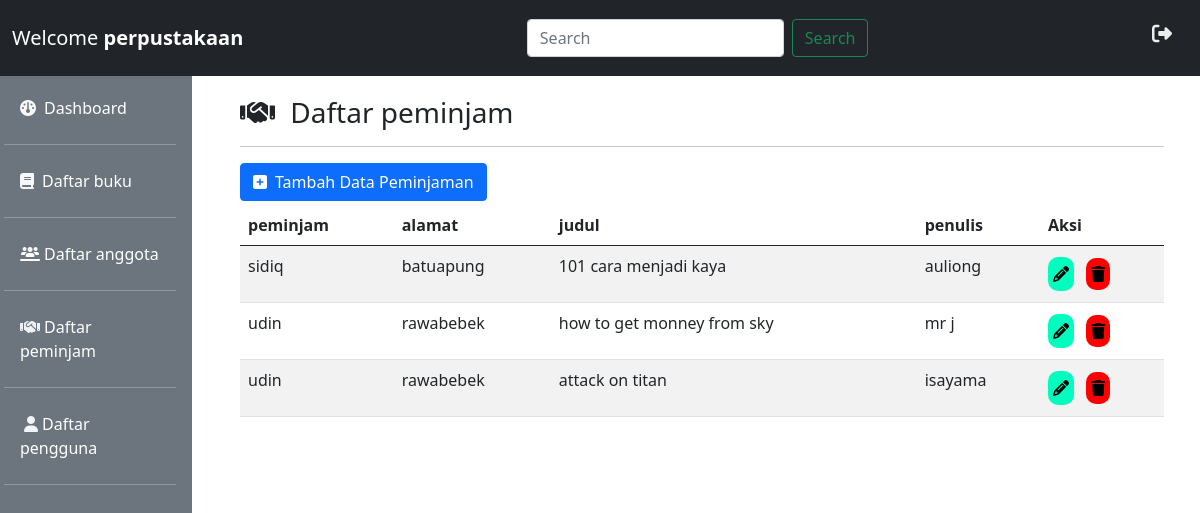
/peminjam.php, run on the app's committed database.
### tables this page shows
CREATE TABLE `peminjaman` (
  `id` int(10) NOT NULL,
  `id_anggota` int(10) NOT NULL,
  `id_buku` int(10) NOT NULL,
  `tanggal_peminjaman` date NOT NULL DEFAULT current_timestamp()
);

CREATE TABLE `anggota` (
  `id` int(10) NOT NULL,
  `Nama` varchar(30) NOT NULL,
  `alamat` varchar(30) NOT NULL,
  `no_telepon` varchar(20) NOT NULL
);

CREATE TABLE `book` (
  `id` int(10) NOT NULL,
  `judul` varchar(30) NOT NULL,
  `penulis` varchar(30) NOT NULL,
  `tahun` year(4) NOT NULL
);

### peminjam.php (the view, shortened to what this page needs)
<!doctype html>
<html lang="en">
  <head>
    <link href="https://cdn.jsdelivr.net/npm/bootstrap@5.0.2/dist/css/bootstrap.min.css" rel="stylesheet">
    <link rel="stylesheet" href="admin.css">
    <link rel="stylesheet" href="asset/fontawesome-free-6.4.2-web/fontawesome-free-6.4.2-web/css/all.min.css">
  </head>
  <body>
     <?php
      include 'header.php';
      ?>
      <?php
      include 'sidenav.php';
      ?>
        <div class="col-md-10 p-5 full-height ">
            <h3>
                <i class="fa-solid fa-handshake me-2"></i> Daftar peminjam</h3><hr>
                <a href="input.php?tambah_peminjam" class="btn btn-primary mb-1"><i class="fas fa-plus-square me-2"></i>Tambah Data Peminjaman</a>
                <table class="table table-striped">
                <thead>
                    <tr>
                    <th scope="col">peminjam</th>
                    <th scope="col">alamat</th>
                    <th scope="col">judul</th>
                    <th scope="col">penulis</th>
                    <th scope="col">Aksi</th>
                    </tr>
                </thead>
                <tbody>
                <?php
                        include "connection.php";
                        $query = "SELECT
                        peminjaman.id,
                        anggota.Nama AS nama,
                        anggota.alamat AS alamat,
                        book.judul AS judul,
                        book.penulis AS penulis
                    FROM
                        peminjaman
                    INNER JOIN anggota ON peminjaman.id_anggota = anggota.id
                    INNER JOIN book ON peminjaman.id_buku = book.id;";
                        $result = mysqli_query($connect,$query);
                        while($tampil = mysqli_fetch_assoc($result)){
                    echo "<tr>";
                    echo "<td>".$tampil['nama']."</td>";
                    echo "<td>".$tampil['alamat']."</td>";
                    echo "<td>".$tampil['judul']."</td>";
                    echo "<td>".$tampil['penulis']."</td>";
                    echo "<td>
                        <a class='me-2 edit link-light' href=\"input.php?ubah_peminjam=$tampil[id]\"  type=\"button\">
                        <i class='fa fa-pencil' aria-hidden=\"true\"></i>
                        </a>
                        <a href=\"processing.php?delet_peminjam=$tampil[id]\" class='delete link-light' onClick=\"return confirm('anda yakin???')\">
                        <i class=\"fa fa-trash\"></i>
                        </a>
                    </td>";
                    echo "</tr>";
                    }
                    ?>
                </tbody>
                </table>
        </div>
    </div>
  </body>
</html>

### header.php (shortened to what this page needs)
<nav class="navbar navbar-expand-lg navbar-light bg-dark fixed-top">
    <div class="container-fluid">
      <a class="navbar-brand text-white" href="#">Welcome <b>perpustakaan</b></a>
      <form class="d-flex">
          <input class="form-control me-2" type="search" placeholder="Search" aria-label="Search">
          <button class="btn btn-outline-success" type="submit">Search</button>
        </form>
          <div class="icon">
              <h5>
                <a href="processing.php?logout" onClick="return confirm('anda yakin akan logout???')">
                  <i class=" m-3 fa-solid fa-right-from-bracket" style="color: #ededee;"data-bs-toggle="tooltip" data-bs-placement="top" title="Sign Out"></i>
                </a>
                </h5>
        </div>
      </div>
  </nav>

### sidenav.php (shortened to what this page needs)
<div class="row no-gutters mt-5 full-height">
    <div class="col-md-2 mt-4 p-3 bg-secondary">
        <ul class="nav flex-column">
            <li class="nav-item">
              <a class="nav-link active text-white" aria-current="page" href="dashboard.php">
                <i class="fa-solid fa-gauge me-2" style="color: #f7f7f8;"></i>Dashboard
              </a><hr class="bg-white">
            </li>
            <li class="nav-item">
              <a class="nav-link text-white" href="buku.php">
                <i class="fa-solid fa-book me-2" style="color: #f5f7fa;"></i>Daftar buku
              </a><hr class="bg-white">
            </li>
            <li class="nav-item">
              <a class="nav-link text-white" href="anggota.php"><i class="fa-solid fa-users-line me-1" style="color: #fafafa;"></i>Daftar anggota</a><hr class="bg-white">
            </li>
            <li class="nav-item">
              <a class="nav-link text-white" href="peminjam.php"><i class="fa-solid fa-handshake me-1" style="color: #eef1f6;"></i>Daftar peminjam</a><hr class="bg-white">
            </li>
            <li class="nav-item">
              <a class="nav-link text-white" href="pengguna.php"><i class="fa-solid fa-user ms-1 me-1" style="color: #f1f4f8;"></i>Daftar pengguna</a><hr class="bg-white">
            </li>
          </ul>
    </div>

### admin.css (style rules this page uses)
html,body { height: 100%; margin: 0; }
.full-height { height: 100%; }
.edit { background-color: #00ffbf; padding: 5px; border-radius: 10px; margin: 3px 0; color: #000000; }
.delete { background-color: #ff0000; padding: 5px; border-radius: 10px; margin: 3px 0; color: #000000; }

### data on the page
peminjaman: id_anggota.Nama "sidiq", id_anggota.alamat "batuapung", id_buku.judul "101 cara menjadi kaya", id_buku.penulis "auliong"
peminjaman: id_anggota.Nama "udin", id_anggota.alamat "rawabebek", id_buku.judul "how to get monney from sky", id_buku.penulis "mr j"
peminjaman: id_anggota.Nama "udin", id_anggota.alamat "rawabebek", id_buku.judul "attack on titan", id_buku.penulis "isayama"
